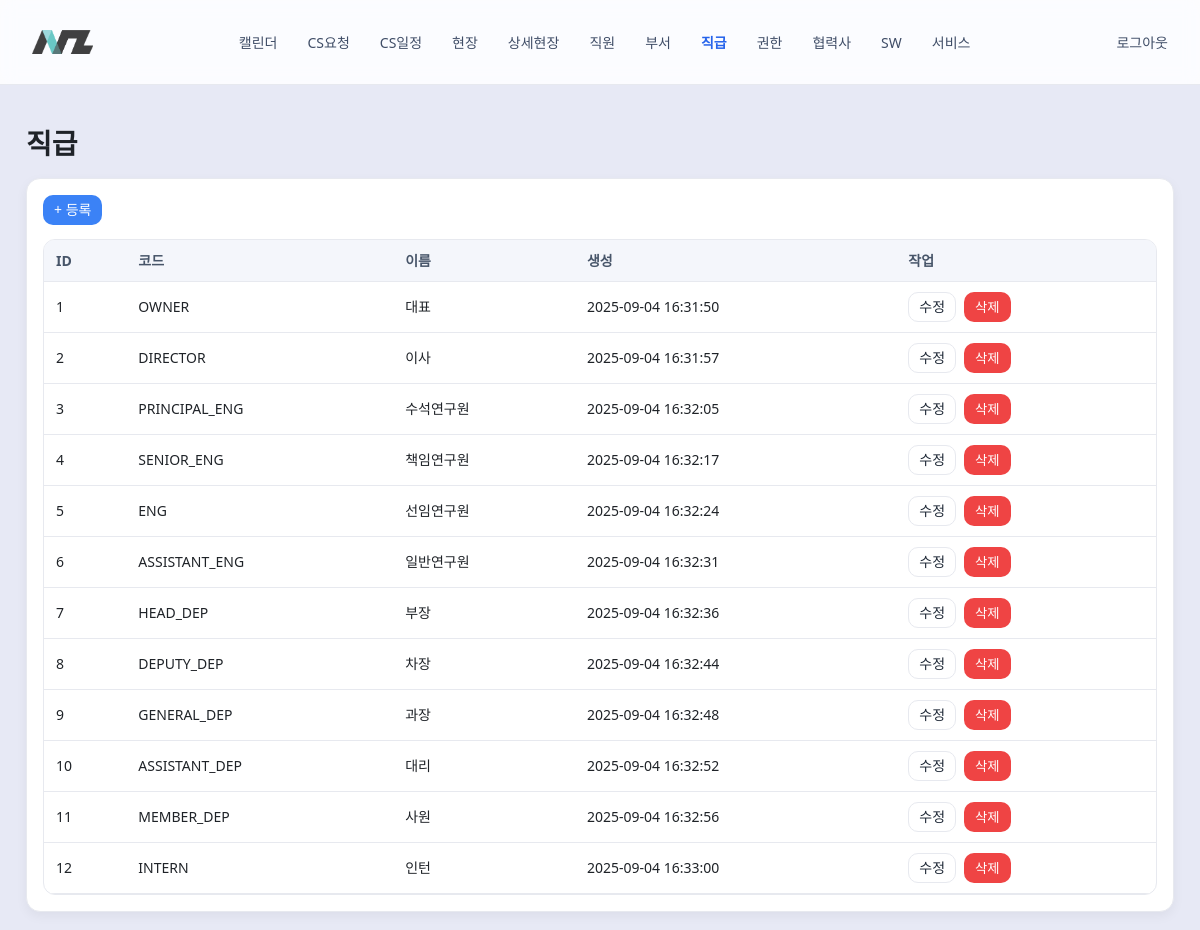
/job_ranks (signed in), run on an earlier commit of the app's database.
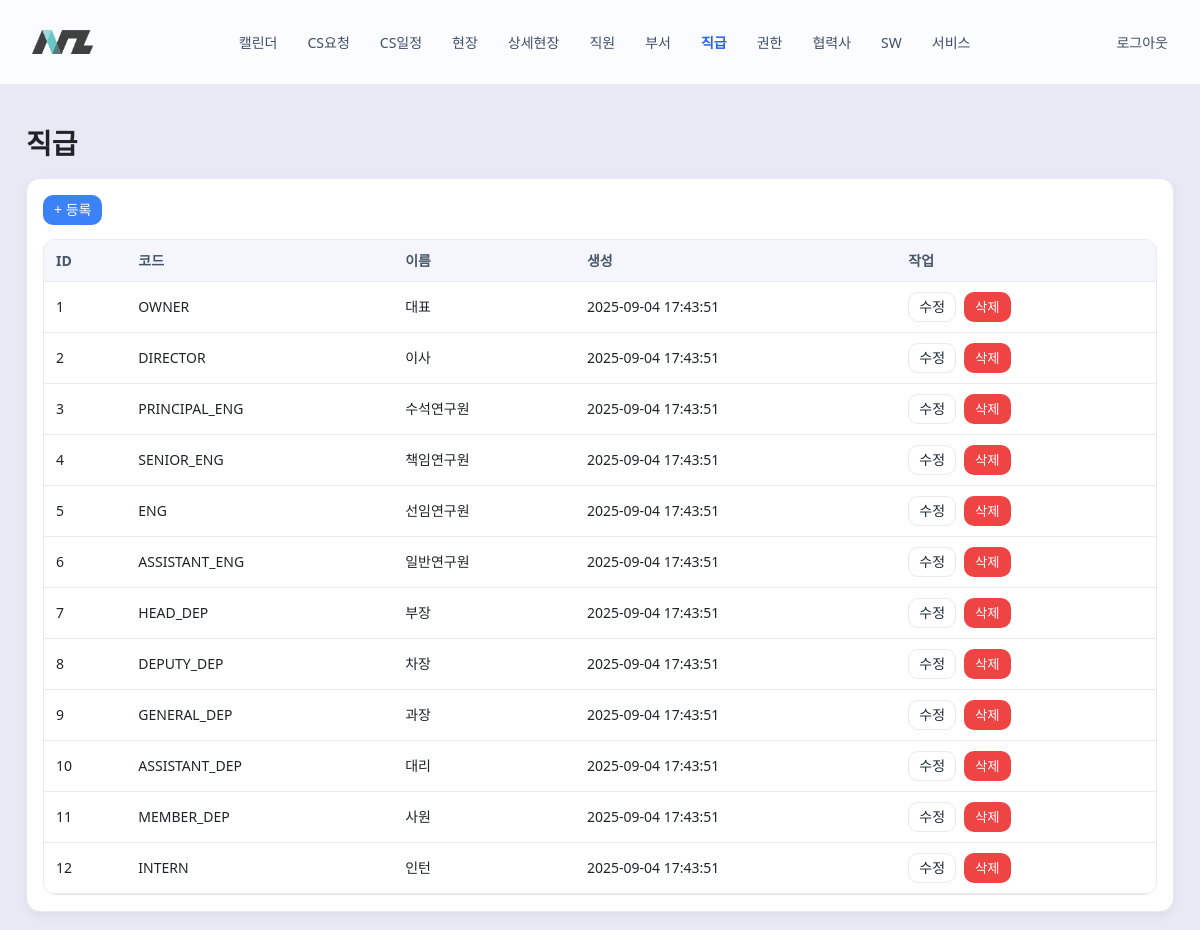
And on a later commit of the database.
### app.py (models this page shows)
class JobRank(Base):
    __tablename__ = "job_ranks"
    rank_id = Column(Integer, primary_key=True)
    rank_code = Column(String, nullable=False, unique=True)
    name = Column(String, nullable=False)
    created_at = Column(DateTime, nullable=False, default=func.datetime("now", "localtime"))

### app.py (the view)
@app.get("/job_ranks", response_class=HTMLResponse)
def job_ranks_list(request: Request, db: OrmSession = Depends(get_db)):
    require_login(request)
    rows = [[r.rank_id, r.rank_code, r.name, r.created_at] for r in db.query(JobRank).order_by(JobRank.rank_id).all()]
    return render_list(request, "직급", ["ID","코드","이름","생성"], rows, {
        "new":"/job_ranks/new","edit":"/job_ranks/edit/{id}","delete":"/job_ranks/delete/{id}"
    })

### templates/generic_list.html (shortened to what this page needs)
{% extends "base.html" %}
{% block content %}
<h1 class="mb-2">{{ title }}</h1>
<div class="card">
  <div class="card-body">
    <div class="mb-2">
      {% if routes.new %}<a href="{{ routes.new }}" class="btn btn-primary btn-small">+ 등록</a>{% endif %}
    </div>
    <table class="table">
      <thead>
        <tr>
          {% for h in headers %}<th>{{ h }}</th>{% endfor %}
          {% if routes.edit or routes.delete or routes.child %}<th>작업</th>{% endif %}
        </tr>
      </thead>
      <tbody>
        {% for row in rows %}
        <tr>
          {% for col in row %}<td>{{ col }}</td>{% endfor %}
          {% if routes.edit or routes.delete or routes.child %}
          <td class="actions">
            {% if routes.edit %}
              <a class="btn btn-outline btn-small" href="{{ routes.edit|replace('{id}', row[0]|string) }}">수정</a>
            {% endif %}
            {% if routes.delete %}
              <form method="post" action="{{ routes.delete|replace('{id}', row[0]|string) }}" style="display:inline" onsubmit="return confirm('삭제하시겠습니까?');">
                <button class="btn btn-danger btn-small" type="submit">삭제</button>
              </form>
            {% endif %}
          </td>
          {% endif %}
        </tr>
        {% else %}
        <tr>
          <td class="text-center muted" colspan="{{ headers|length + (1 if (routes.edit or routes.delete or routes.child) else 0) }}">데이터가 없습니다.</td>
        </tr>
        {% endfor %}
      </tbody>
    </table>
  </div>
</div>
{% endblock %}

### templates/base.html (shortened to what this page needs)
<!doctype html>
<html lang="ko">
<head>
  <link rel="stylesheet" href="/static/style.css">
</head>
<body>
  <header class="site-header">
    <div class="container nav">
      <a href="/calendar" class="brand brand-link" aria-label="NAIZ 홈으로">
        <img src="/static/img/logo.png"
             alt="NAIZ"
             class="brand-logo"
             onerror="this.closest('.brand-link').classList.add('no-logo'); this.remove()">
      </a>
      {% set p = request.url.path %}
      <a href="/calendar" class="{% if p.startswith('/calendar') %}active{% endif %}">캘린더</a>
      <a href="/cs_requests" class="{% if p.startswith('/cs_requests') %}active{% endif %}">CS요청</a>
      <a href="/cs_schedules" class="{% if p.startswith('/cs_schedules') %}active{% endif %}">CS일정</a>
      <a href="/sites" class="{% if p.startswith('/sites') and not p.startswith('/site_locations') %}active{% endif %}">현장</a>
      <a href="/site_locations" class="{% if p.startswith('/site_locations') %}active{% endif %}">상세현장</a>
      <a href="/employees" class="{% if p.startswith('/employees') %}active{% endif %}">직원</a>
      <a href="/departments" class="{% if p.startswith('/departments') %}active{% endif %}">부서</a>
      <a href="/job_ranks" class="{% if p.startswith('/job_ranks') %}active{% endif %}">직급</a>
      <a href="/roles" class="{% if p.startswith('/roles') %}active{% endif %}">권한</a>
      <a href="/vendors" class="{% if p.startswith('/vendors') %}active{% endif %}">협력사</a>
      <a href="/sw_products" class="{% if p.startswith('/sw_products') %}active{% endif %}">SW</a>
      <a href="/sw_services" class="{% if p.startswith('/sw_services') %}active{% endif %}">서비스</a>
      <a href="/logout" style="margin-left:auto">로그아웃</a>
    </div>
  </header>
  <main class="container">
    {% block content %}{% endblock %}
  </main>
</body>
</html>

### static/style.css (style rules this page uses)
:root { --bg:#e7e9f5; --panel:#fff; --border:#e7e9ef; --text:#1f2328; --muted:#6b7280; --brand:#2563eb; --brand-weak:#3b82f6; --danger:#ef4444; --ok:#16a34a; --warn:#f59e0b; --radius:14px; --radius-sm:10px; --container:1180px; --control-h:38px; }
* { box-sizing:border-box }
html,body { height:100% }
body { margin:0;background:var(--bg);color:var(--text);font:14px/1.5 system-ui,-apple-system,"Segoe UI",Roboto,Helvetica,Arial }
.container { max-width:var(--container);margin:0 auto;padding:18px 16px }
main { padding-top:10px }
.site-header { position:sticky;top:0;background:rgba(255,255,255,.85);backdrop-filter:saturate(180%) blur(8px); border-bottom:1px solid var(--border); z-index:10 }
.nav { display:flex;align-items:center;gap:18px;white-space:nowrap }
.brand { font-weight:800;font-size:16px;margin-right:auto }
.nav a { display:inline-block;padding:12px 6px;color:#3f4d67;text-decoration:none;border-radius:8px }
.nav a.active { color:var(--brand);font-weight:700 }
.card { background:var(--panel);border:1px solid var(--border);border-radius:var(--radius);box-shadow:0 .25rem .75rem rgba(0,0,0,.05) }
.card-body { padding:16px }
.btn { display:inline-flex;align-items:center;justify-content:center;height:40px;padding:0 14px;border-radius:12px;border:1px solid transparent;cursor:pointer }
.btn-primary { background:var(--brand-weak);color:#fff }
.btn-outline { background:#fff;border-color:var(--border);color:#1f2937 }
.btn-danger { background:var(--danger);color:#fff }
.btn-small { height:30px;border-radius:10px;padding:0 10px }
.btn, .btn:hover, .btn:focus, .btn:active { text-decoration: none; }
.table { width:100%;border-collapse:separate;border-spacing:0;background:var(--panel);border:1px solid var(--border);border-radius:12px;overflow:hidden }
.table th,.table td { padding:10px 12px;border-bottom:1px solid var(--border);text-align:left }
.table th { background:#f4f6fb;color:#475569;font-weight:700 }
.table .actions { display:flex;gap:8px }
.mb-2 { margin-bottom:14px }
.brand-link { display:flex;align-items:center;gap:10px;margin-right:auto;text-decoration:none;color:inherit }
.brand-logo { height:24px;display:block }

What changed in the data, as far as the page shows it:
changed JobRank "OWNER": created_at "2025-09-04 16:31:50" → "2025-09-04 17:43:51"
changed JobRank "DIRECTOR": created_at "2025-09-04 16:31:57" → "2025-09-04 17:43:51"
changed JobRank "PRINCIPAL_ENG": created_at "2025-09-04 16:32:05" → "2025-09-04 17:43:51"
changed JobRank "SENIOR_ENG": created_at "2025-09-04 16:32:17" → "2025-09-04 17:43:51"
changed JobRank "ENG": created_at "2025-09-04 16:32:24" → "2025-09-04 17:43:51"
changed JobRank "ASSISTANT_ENG": created_at "2025-09-04 16:32:31" → "2025-09-04 17:43:51"
changed JobRank "HEAD_DEP": created_at "2025-09-04 16:32:36" → "2025-09-04 17:43:51"
changed JobRank "DEPUTY_DEP": created_at "2025-09-04 16:32:44" → "2025-09-04 17:43:51"
changed JobRank "GENERAL_DEP": created_at "2025-09-04 16:32:48" → "2025-09-04 17:43:51"
changed JobRank "ASSISTANT_DEP": created_at "2025-09-04 16:32:52" → "2025-09-04 17:43:51"
changed JobRank "MEMBER_DEP": created_at "2025-09-04 16:32:56" → "2025-09-04 17:43:51"
changed JobRank "INTERN": created_at "2025-09-04 16:33:00" → "2025-09-04 17:43:51"
